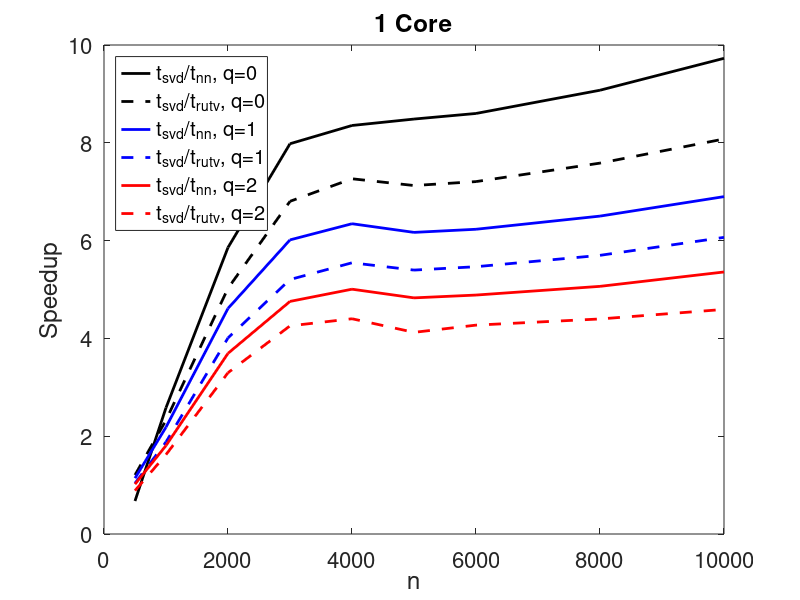
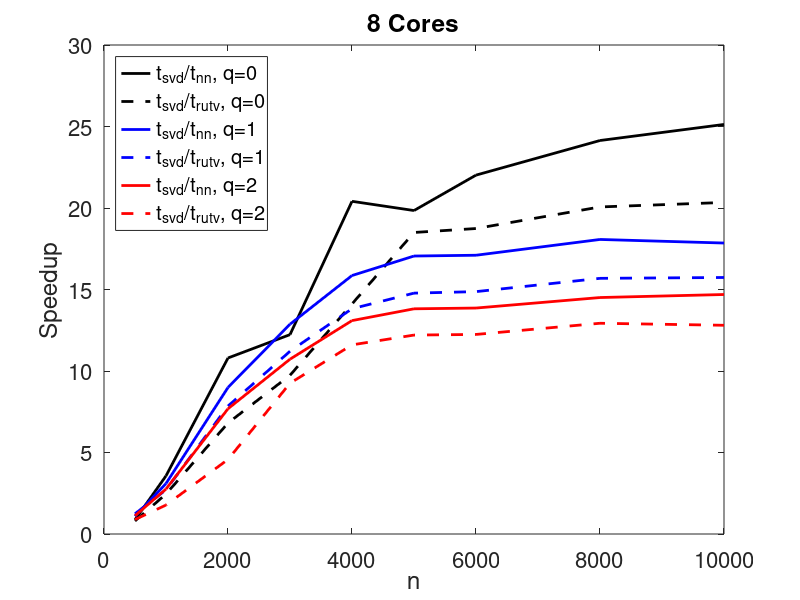

Reproduce these figures in MATLAB, in order.
clear

%%%%%%%%%%%%%%%%%%%%%%%%%%%%%%%% data %%%%%%%%%%%%%%%%%%%%%%%%%%%%%%%%%%
n = [500,1000,2000,3000,4000,5000,6000,8000,10000]; 

svd_1c = [3.22e-02 2.84e-01 3.99e+00 1.66e+01 4.01e+01 7.34e+01 1.29e+02 3.14e+02 6.43e+02];
nn_1c_q0 = [4.77e-02 1.10e-01 6.81e-01 2.08e+00 4.80e+00 8.65e+00 1.50e+01 3.46e+01 6.61e+01];
nn_1c_q1 = [2.82e-02 1.30e-01 8.65e-01 2.76e+00 6.32e+00 1.19e+01 2.07e+01 4.83e+01 9.32e+01]; 
nn_1c_q2 = [3.16e-02 1.57e-01 1.08e+00 3.49e+00 8.01e+00 1.52e+01 2.64e+01 6.20e+01 1.20e+02];
rutv_1c_q0 = [2.67e-02 1.22e-01 7.94e-01 2.44e+00 5.52e+00 1.03e+01 1.79e+01 4.14e+01 7.96e+01]; 
rutv_1c_q1 = [3.10e-02 1.51e-01 9.95e-01 3.19e+00 7.23e+00 1.36e+01 2.36e+01 5.51e+01 1.06e+02]; 
rutv_1c_q2 = [3.63e-02 1.75e-01 1.21e+00 3.90e+00 9.11e+00 1.78e+01 3.02e+01 7.14e+01 1.40e+02];

svd_8c = [3.72e-02 2.45e-01 3.65e+00 1.48e+01 3.98e+01 7.64e+01 1.31e+02 3.09e+02 5.98e+02];
nn_8c_q0 = [4.24e-02 6.87e-02 3.38e-01 1.21e+00 1.95e+00 3.85e+00 5.95e+00 1.28e+01 2.38e+01];  
nn_8c_q1 = [3.42e-02 7.91e-02 4.06e-01 1.15e+00 2.51e+00 4.48e+00 7.66e+00 1.71e+01 3.35e+01]; 
nn_8c_q2 = [3.32e-02 8.88e-02 4.75e-01 1.38e+00 3.04e+00 5.53e+00 9.45e+00 2.13e+01 4.07e+01]; 
rutv_8c_q0 = [4.65e-02 9.99e-02 5.36e-01 1.52e+00 2.82e+00 4.13e+00 6.99e+00 1.54e+01 2.94e+01]; 
rutv_8c_q1 = [3.00e-02 9.02e-02 4.65e-01 1.32e+00 2.88e+00 5.17e+00 8.81e+00 1.97e+01 3.80e+01];
rutv_8c_q2 = [4.19e-02 1.38e-01 7.98e-01 1.60e+00 3.43e+00 6.26e+00 1.07e+01 2.39e+01 4.67e+01]; 
 

%%%%%%%%%%%%%%%%%%%%%%%%%%%%%% plot %%%%%%%%%%%%%%%%%%%%%%%%%%%%%%%%%%%%
figure(1);
p1 = plot(n, svd_1c ./ nn_1c_q0, 'k-',...
		n, svd_1c ./ rutv_1c_q0, 'k--',...
		n, svd_1c ./ nn_1c_q1, 'b-',...
		n, svd_1c ./ rutv_1c_q1, 'b--',...
		n, svd_1c ./ nn_1c_q2, 'r-',...
		n, svd_1c ./ rutv_1c_q2, 'r--');
ax = gca;
set(ax,'fontsize',16);
set(p1,'LineWidth',2,'MarkerSize',10);
xlabel('n');
ylabel('Speedup');
legend(	't_{svd}/t_{nn}, q=0',...
		't_{svd}/t_{rutv}, q=0',...
		't_{svd}/t_{nn}, q=1',...
		't_{svd}/t_{rutv}, q=1',...
		't_{svd}/t_{nn}, q=2',...
		't_{svd}/t_{rutv}, q=2');
legend('Location', 'NorthWest');
title('1 Core');

figure(2);
p2 = plot(n, svd_8c ./ nn_8c_q0, 'k-',...
		n, svd_8c ./ rutv_8c_q0, 'k--',...
		n, svd_8c ./ nn_8c_q1, 'b-',...
		n, svd_8c ./ rutv_8c_q1, 'b--',...
		n, svd_8c ./ nn_8c_q2, 'r-',...
		n, svd_8c ./ rutv_8c_q2, 'r--');
ax = gca;
set(ax,'fontsize',16);
set(p2,'LineWidth',2,'MarkerSize',10);
xlabel('n');
ylabel('Speedup');
legend(	't_{svd}/t_{nn}, q=0',...
		't_{svd}/t_{rutv}, q=0',...
		't_{svd}/t_{nn}, q=1',...
		't_{svd}/t_{rutv}, q=1',...
		't_{svd}/t_{nn}, q=2',...
		't_{svd}/t_{rutv}, q=2');
legend('Location', 'NorthWest');
title('8 Cores');
%{
figure(1);
p1 = plot(n, noort_1c_q0 ./ nn_1c_q0, 'kd-',...
	n, noort_4c_q0 ./ nn_4c_q0,'ks-',...
	n, noort_1c_q0 ./ rutv_1c_q0,'bd-',...
	n, noort_4c_q0 ./ rutv_4c_q0, 'bs-',...
	n, noort_1c_q0 ./ svd_4c,'rd-',...
	n, noort_4c_q0 ./ svd_4c,'rs-');
ax = gca;
set(ax,'fontsize',12);
set(p1,'LineWidth',2,'MarkerSize',10);
xlabel('n');
ylabel('Speedup');
legend('t_{noort}/t_{nn}, 1 core',...
	't_{noort}/t_{nn}, 4 cores',...
	't_{noort}/t_{rutv}, 1 core',...
	't_{noort}/t_{rutv}, 4 cores',...
	't_{noort}/t_{svd}, 1 core',...
	't_{noort}/t_{svd}, 4 cores');
legend('Location','SouthEast');
title('q = 0');
yl = ylim; % get limits on y axis for later
ax.YGrid = 'on';

%%%%%%%%%%
figure(2);
p2 = plot(n, noort_1c_q1 ./ nn_1c_q1, 'kd-',...
	n, noort_4c_q1 ./ nn_4c_q1,'ks-',...
	n, noort_1c_q1 ./ rutv_1c_q1,'bd-',...
	n, noort_4c_q1 ./ rutv_4c_q1, 'bs-',...
	n, noort_1c_q1 ./ svd_4c,'rd-',...
	n, noort_4c_q1 ./ svd_4c,'rs-');
ax = gca;
set(ax,'fontsize',12);
set(p2,'LineWidth',2,'MarkerSize',10);
xlabel('n');
ylabel('Speedup');
title('q = 1');
ylim(yl);
ax.YGrid = 'on';

%%%%%%%%%%
figure(3);
p3 = plot(n, noort_1c_q2 ./ nn_1c_q2, 'kd-',...
	n, noort_4c_q2 ./ nn_4c_q2,'ks-',...
	n, noort_1c_q2 ./ rutv_1c_q2,'bd-',...
	n, noort_4c_q2 ./ rutv_4c_q2, 'bs-',...
	n, noort_1c_q2 ./ svd_4c,'rd-',...
	n, noort_4c_q2 ./ svd_4c,'rs-');
ax = gca;
set(ax,'fontsize',12);
set(p3,'LineWidth',2,'MarkerSize',10);
xlabel('n');
ylabel('Speedup');
title('q = 2');
ylim(yl);
ax.YGrid = 'on';
%}
